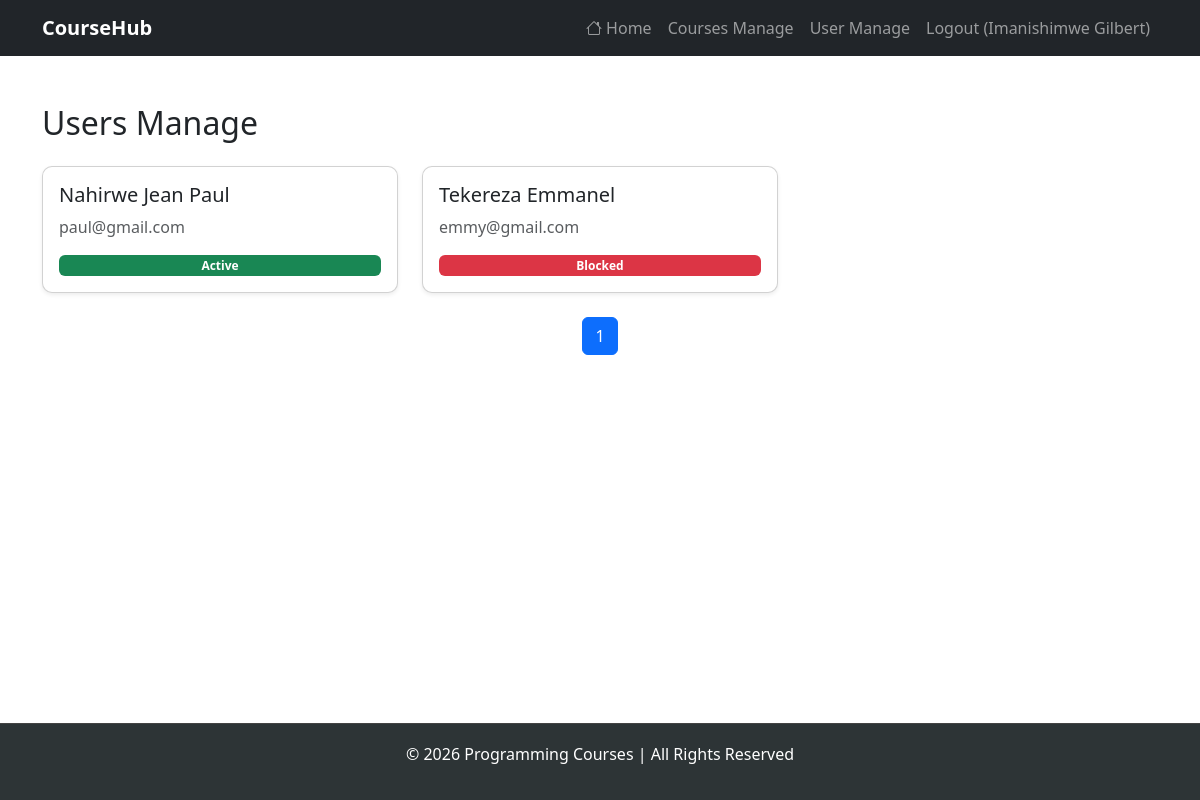
The app's page /Elearning2/admin/user_manage.php (signed in) with its own data.
### tables this page shows
CREATE TABLE `users` (
  `id` int(11) NOT NULL,
  `full_name` varchar(255) NOT NULL,
  `email` varchar(255) NOT NULL,
  `password` varchar(100) NOT NULL,
  `role` enum('student','admin') NOT NULL DEFAULT 'student',
  `created_at` timestamp NOT NULL DEFAULT current_timestamp(),
  `status` enum('active','blocked') NOT NULL DEFAULT 'active'
);

### Elearning2/admin/user_manage.php (the view, shortened to what this page needs)
<?php
require '../connection/db.php';
$limit = 5;
$page = intval($_GET['page'] ?? 1);
$start = ($page - 1) * $limit;
$totalResult = $conn->query("SELECT COUNT(*) AS total FROM users");
$totalRow = $totalResult->fetch_assoc();
$totalUsers = $totalRow['total'];
$totalPages = ceil($totalUsers / $limit);
$sql = "SELECT * FROM users WHERE role = 'student' ORDER BY created_at DESC LIMIT ?, ?";
$stmt = $conn->prepare($sql);
$stmt->bind_param("ii", $start, $limit);
$stmt->execute();
$result = $stmt->get_result();
?>
<!DOCTYPE html>
<html lang="en">
<head>
<link href="https://cdn.jsdelivr.net/npm/bootstrap@5.3.2/dist/css/bootstrap.min.css" rel="stylesheet">
<link rel="stylesheet" href="https://cdn.jsdelivr.net/npm/bootstrap-icons@1.11.1/font/bootstrap-icons.css">
</head>
<body>
<?php include '../headers/header.php'; ?>
<div class="container mt-5">
    <h2 class="mb-4">Users Manage</h2>
    <div class="row g-4">
        <?php while ($user = $result->fetch_assoc()): ?>
        <div class="col-md-6 col-lg-4">
            <div class="card h-100 shadow-sm user-card"
                 data-bs-toggle="modal" data-bs-target="#userModal"
                 data-id="<?= $user['id'] ?>"
                 data-name="<?= htmlspecialchars($user['full_name']) ?>"
                 data-email="<?= htmlspecialchars($user['email']) ?>"
                 data-role="<?= htmlspecialchars($user['role']) ?>"
                 data-status="<?= $user['status'] ?>"
                 data-created="<?= $user['created_at'] ?>">
                <div class="card-body d-flex flex-column justify-content-between">
                    <h5 class="card-title"><?= htmlspecialchars($user['full_name']) ?></h5>
                    <p class="text-muted"><?= htmlspecialchars($user['email']) ?></p>
                    <span class="badge <?= $user['status']=='active'?'bg-success':'bg-danger' ?>"><?= ucfirst($user['status']) ?></span>
                </div>
            </div>
        </div>
        <?php endwhile; ?>
    </div>
    <nav class="mt-4">
        <ul class="pagination justify-content-center">
            <?php for ($i = 1; $i <= $totalPages; $i++): ?>
                <li class="page-item <?= ($i==$page)?'active':'' ?>">
                    <a class="page-link" href="?page=<?= $i ?>"><?= $i ?></a>
                </li>
            <?php endfor; ?>
        </ul>
    </nav>
</div>
<?php include '../headers/footer.php'; ?>
</body>
</html>

### Elearning2/admin/user_manage.php (style rules this page uses)
.user-card { cursor: pointer; transition: transform 0.2s, box-shadow 0.2s; border-radius: 10px; }

### Elearning2/headers/footer.php (style rules this page uses)
html, body { height: 100%; margin: 0; display: flex; flex-direction: column; }

### records on screen
users: full_name "Nahirwe Jean Paul", email "paul@gmail.com", status "Active"
users: full_name "Tekereza Emmanel", email "emmy@gmail.com", status "Blocked"

### other values on screen
$_SESSION['full_name'] "Imanishimwe Gilbert"
